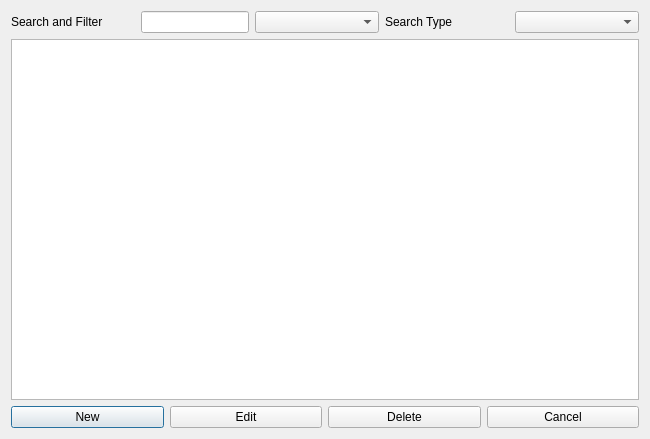
<?xml version="1.0" encoding="UTF-8"?>
<ui version="4.0">
 <class>BusbarSearch</class>
 <widget class="QDialog" name="BusbarSearch">
  <property name="geometry">
   <rect>
    <x>0</x>
    <y>0</y>
    <width>650</width>
    <height>439</height>
   </rect>
  </property>
  <property name="windowTitle">
   <string>Dialog</string>
  </property>
  <layout class="QGridLayout" name="gridLayout">
   <item row="0" column="0">
    <layout class="QHBoxLayout" name="horizontalLayout">
     <item>
      <widget class="QLabel" name="labe_search">
       <property name="text">
        <string>Search and Filter</string>
       </property>
      </widget>
     </item>
     <item>
      <widget class="QLineEdit" name="lineEdit_search">
       <property name="sizePolicy">
        <sizepolicy hsizetype="Fixed" vsizetype="Fixed">
         <horstretch>0</horstretch>
         <verstretch>0</verstretch>
        </sizepolicy>
       </property>
       <property name="text">
        <string/>
       </property>
      </widget>
     </item>
     <item>
      <widget class="QComboBox" name="comboBox_voltage">
       <property name="enabled">
        <bool>true</bool>
       </property>
       <property name="sizePolicy">
        <sizepolicy hsizetype="Preferred" vsizetype="Fixed">
         <horstretch>0</horstretch>
         <verstretch>0</verstretch>
        </sizepolicy>
       </property>
      </widget>
     </item>
     <item>
      <widget class="QLabel" name="label_sear_type">
       <property name="text">
        <string>Search Type   </string>
       </property>
      </widget>
     </item>
     <item>
      <widget class="QComboBox" name="comboBox_type"/>
     </item>
    </layout>
   </item>
   <item row="1" column="0">
    <widget class="QTableView" name="tableView"/>
   </item>
   <item row="2" column="0">
    <layout class="QHBoxLayout" name="horizontalLayout_2">
     <item>
      <widget class="QPushButton" name="pushButton_new">
       <property name="text">
        <string>New</string>
       </property>
      </widget>
     </item>
     <item>
      <widget class="QPushButton" name="pushButton_edit">
       <property name="text">
        <string>Edit</string>
       </property>
      </widget>
     </item>
     <item>
      <widget class="QPushButton" name="pushButton_delete">
       <property name="text">
        <string>Delete</string>
       </property>
      </widget>
     </item>
     <item>
      <widget class="QPushButton" name="pushButton">
       <property name="text">
        <string>Cancel</string>
       </property>
      </widget>
     </item>
    </layout>
   </item>
  </layout>
 </widget>
 <resources/>
 <connections/>
</ui>
